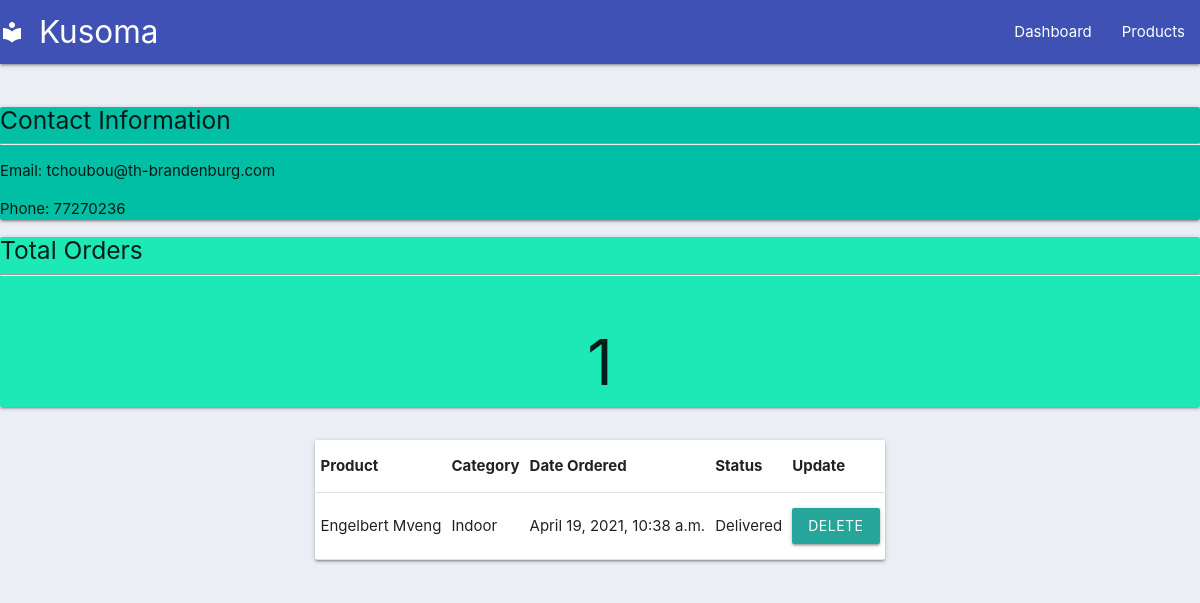
/customer/4/, run on the app's committed database.
### kannweg/todo/models.py (models this page shows, shortened)
class Customer(models.Model):
	name = models.CharField(max_length=200, null=True)
	phone = models.CharField(max_length=200, null=True)
	email = models.CharField(max_length=200, null=True)
	date_created = models.DateTimeField(auto_now_add=True, null=True)

class Order(models.Model):
	STATUS = (
			('Pending', 'Pending'),
			('Out for delivery', 'Out for delivery'),
			('Delivered', 'Delivered'),
			)
	customer = models.ForeignKey(Customer, null=True, on_delete= models.SET_NULL)
	product = models.ForeignKey(Product, null=True, on_delete= models.SET_NULL)
	date_created = models.DateTimeField(auto_now_add=True, null=True)
	status = models.CharField(max_length=200, null=True, choices=STATUS)
	description = models.CharField(max_length=200, null=True)

class Product(models.Model):
	CATEGORY = (
			('Indoor', 'Indoor'),
			('Out Door', 'Out Door'),
			)
	name = models.CharField(max_length=200, null=True)
	price = models.FloatField(null=True)
	category = models.CharField(max_length=200, null=True, choices=CATEGORY)
	date_created = models.DateTimeField(auto_now_add=True, null=True)
	description = models.CharField(max_length=200, null=True, blank=True)
	tags = models.ManyToManyField(Tag)
	def __str__(self):
		return self.name

### kannweg/todo/views.py (the view)
# urls.py: path('customer/<str:pk_test>/', views.customer, name="customer"),
def customer(request, pk_test):
	customer = Customer.objects.get(id=pk_test)
	orders = customer.order_set.all()
	order_count = orders.count()
	context = {'customer':customer, 'orders':orders, 'order_count':order_count}
	return render(request, 'todo/customer.html',context)

### kannweg/todo/templates/todo/customer.html (shortened to what this page needs)
{%  extends 'todo/main.html' %}
{% block content %}
	<br>
	<div class="col s6">
		<div class="card teal accent-4">
			<h5>Contact Information</h5>
			<hr>
			<p>Email: {{customer.email}}</p>
			<p>Phone: {{customer.phone}}</p>
		</div>
	</div>
	<div class="col s6">
		<div class="card teal accent-3">
			<h5>Total Orders</h5>
			<hr>
			<h1 style="text-align: center;padding: 10px">{{order_count}}</h1>
		</div>
	</div>
</div>
<div class="row">
	<div class="col s12">
		<div class="card ">
			<table class="table responsive-table">
				<tr>
					<th>Product</th>
					<th>Category</th>
					<th>Date Ordered</th>
					<th>Status</th>
					<th>Update</th>
				</tr>
				{% for order in orders %}
				<tr>
					<td>{{order.product}}</td>
					<td>{{order.product.category}}</td>
					<td>{{order.date_created}}</td>
					<td>{{order.status}}</td>
					<td><a class="btn " href="{% url 'delete_order' order.id %}">Delete</a></td>
				</tr>
				{% endfor %}
			</table>
		</div>
	</div>
</div>
<br>
<br>
{% endblock %}

### kannweg/static/css/main.css (style rules this page uses)
body { background-color: #ebeff5; }
body { display: flex; min-height: 100vh; flex-direction: column; }

### data on the page
Customer: email "tchoubou@th-brandenburg.com", phone "77270236"
Order: product "Engelbert Mveng", product.category "Indoor", date_created "April 19, 2021, 10:38 a.m.", status "Delivered"

### other printed values
{{ order_count }} "1"
